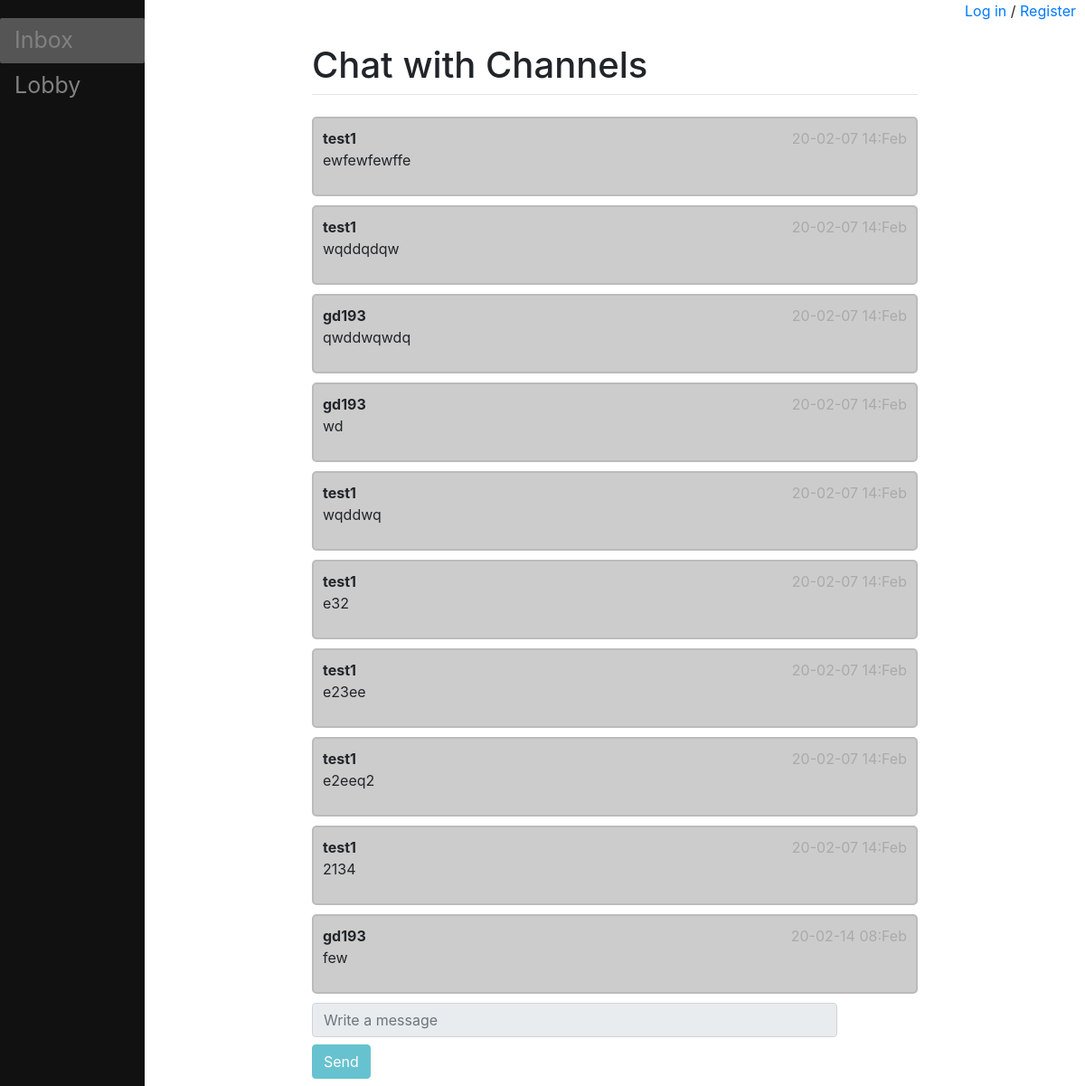
Page /chat/Lobby/ on the committed database.
### chat/models.py (models this page shows, shortened)
class Message(models.Model):
    author = models.ForeignKey(User, related_name='author_messages', on_delete=models.CASCADE)
    content = models.TextField()
    timestamp = models.DateTimeField(auto_now_add=True)
    thread = models.ForeignKey(Thread, on_delete=models.CASCADE, default=0)

### chat/views.py (the view)
# urls.py: path('<str:room_name>/', views.room, name='room')
def room(request, room_name):
    user_list = {}
    notifications = []
    if room_name == 'Lobby':
        thread = Thread.objects.filter(name=room_name)[0]
        if request.user.is_authenticated:
            username = request.user.username
            user_list = User.objects.exclude(username=username)
            notifications = Notification.objects.filter(receiver__exact=request.user)
    elif request.user.is_authenticated:
        username = request.user.username
        user_list = User.objects.exclude(username=username)
        thread = Thread.objects.filter(name__contains=username)
        thread = thread.filter(name__contains=room_name)[0]
        notifications = Notification.objects.filter(receiver__exact=request.user)
    else:
        raise PermissionDenied()
    last_messages = thread.last_10_messages()[::-1]
    return render(request, 'chat/room.html', {
        'room_name_json': mark_safe(json.dumps(room_name)),
        'user_list': user_list,
        'last_messages': last_messages,
        'notifications': notifications,
    })

### chat/models.py (called while the page is built)
    def last_10_messages(self):
        return Message.objects.filter(thread__name__exact=self.name).order_by('-timestamp')[:10]

### chat/templates/chat/room.html (shortened to what this page needs)
{% extends "register/base.html" %}
{% load static %}
{% block content %}
{% for message in last_messages %}
    {% if message.author.username == user.username %}
 <div class="container">
    {% else %}
 <div class="container darker">
     {% endif %}
     <strong class = "user-left" >{{ message.author }}</strong>
     <span class="time-right">{{ message.timestamp|date:'y-m-d H:M' }}</span>
          <br/>
    <p>{{ message.content }}</p>
</div>
{% endfor %}
<form class="form-inline" id="chat-tool">
    {% if not user.is_authenticated %}
    <fieldset disabled>
    {% endif %}
<div class="form-group mb-2">
    <input id="chat-message-input" class="form-control" type="text" size="50" placeholder="Write a message"/><br/>
</div>
    <button id="chat-message-submit" class="btn btn-info mb-2" type="button" > Send
    </button>
    {% if not user.is_authenticated %}
    </fieldset>
    {% endif %}
</form>
{% endblock %}

### chat/static/css/style.css (style rules this page uses)
.container { border: 2px solid #dedede; background-color: #f1f1f1; border-radius: 5px; padding: 10px; margin: 10px 0; }
.darker { border-color: #bbb; background-color: #ccc; }
.container::after { content: ""; clear: both; display: table; }
.time-right { float: right; color: #aaa; }
.user-left { float: left; max-width: 60px; width: 100%; margin-right: 20px; border-radius: 50%; }
* { transition:all 0.5s;-webkit-transition:all 0.5s; }

### rows in the picture
Message: author "test1", timestamp "20-02-07 14:Feb", content "ewfewfewffe"
Message: author "test1", timestamp "20-02-07 14:Feb", content "wqddqdqw"
Message: author "gd193", timestamp "20-02-07 14:Feb", content "qwddwqwdq"
Message: author "gd193", timestamp "20-02-07 14:Feb", content "wd"
Message: author "test1", timestamp "20-02-07 14:Feb", content "wqddwq"
Message: author "test1", timestamp "20-02-07 14:Feb", content "e32"
Message: author "test1", timestamp "20-02-07 14:Feb", content "e23ee"
Message: author "test1", timestamp "20-02-07 14:Feb", content "e2eeq2"
Message: author "test1", timestamp "20-02-07 14:Feb", content "2134"
Message: author "gd193", timestamp "20-02-14 08:Feb", content "few"
